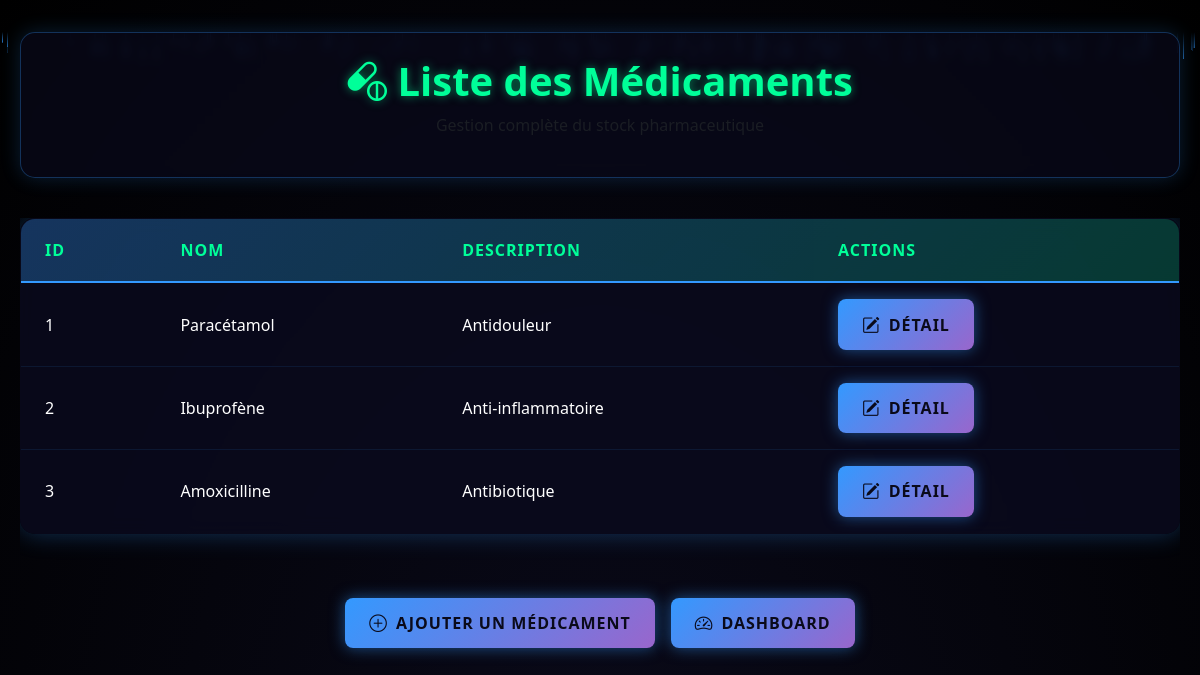
Page /controller/ListesController.php on the earlier database version.
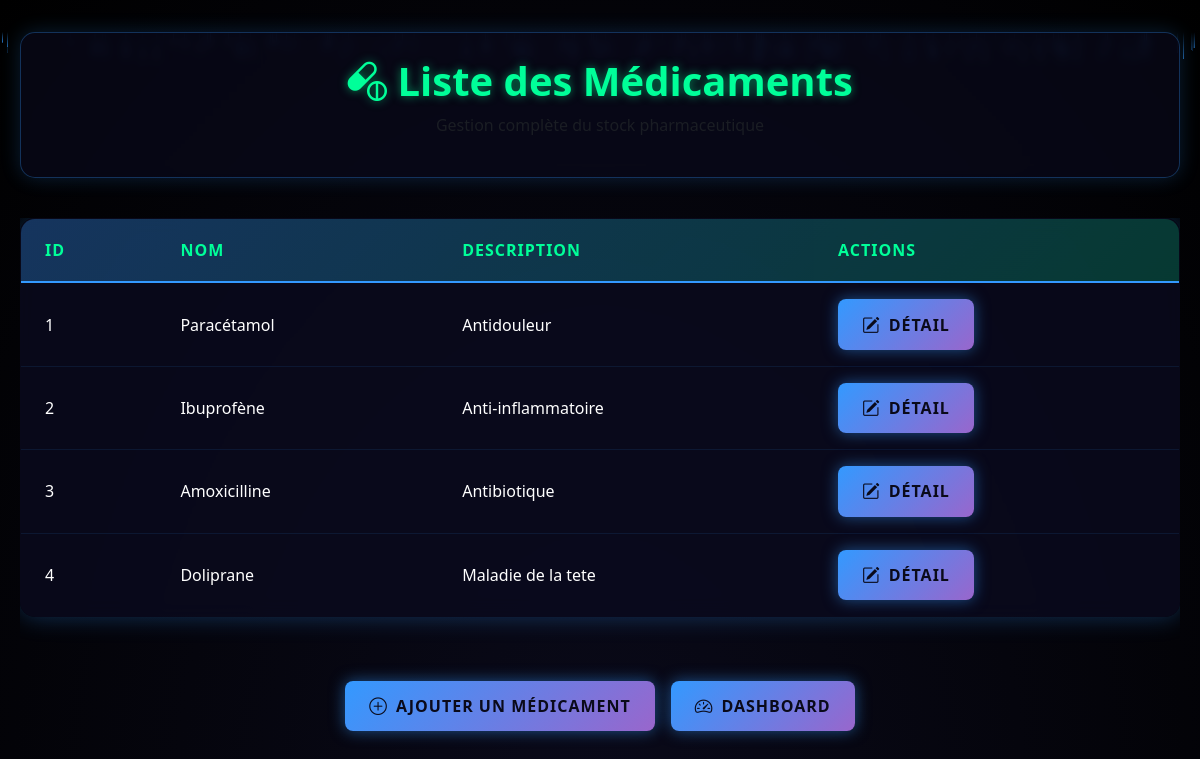
Same page on the later database version.
### tables this page shows
CREATE TABLE `medicaments` (
  `id` int(11) NOT NULL,
  `nom` varchar(100) NOT NULL,
  `description` text DEFAULT NULL
);

### controller/ListesController.php (called while the page is built, shortened)
<?php
require_once __DIR__.'/../model/Liste.php';
class ListesController {
    private $medicamentModel;
    public function __construct() {
        try {
            $db = new Database();
            $pdo = $db->getConnection();
            $this->medicamentModel = new Liste($pdo);
        } catch(Exception $e) {
            die("Erreur: " . $e->getMessage());
        }
    }
    public function showMedicaments() {
        try {
            $medicaments = $this->medicamentModel->getAllMedicaments();
            $viewData = [
                'medicaments' => $medicaments,
                'title' => 'Liste des Médicaments'
            ];
            extract($viewData);
            include __DIR__.'/../view/medocs.php';
            exit;
        } catch(Exception $e) {
            die("Erreur: " . $e->getMessage());
        }
    }
}
$controller = new ListesController();
$controller->showMedicaments();
?>

### model/Liste.php (called while the page is built, shortened)
<?php
class Liste {
    private $db;
    public function __construct($db) {
        $this->db = $db;
        $this->db->setAttribute(PDO::ATTR_ERRMODE, PDO::ERRMODE_EXCEPTION);
    }
    public function getAllMedicaments() {
        try {
            $query = "SELECT * FROM medicaments";
            $stmt = $this->db->prepare($query);
            $stmt->execute();
            $result = $stmt->fetchAll(PDO::FETCH_ASSOC);
            return $result;
        } catch(PDOException $e) {
            throw new Exception("Erreur de base de données: " . $e->getMessage());
        }
    }
}
?>

### view/medocs.php (the view, shortened to what this page needs)
<!DOCTYPE html>
<html lang="fr">
<head>
    <link href="https://cdn.jsdelivr.net/npm/bootstrap@5.3.0/dist/css/bootstrap.min.css" rel="stylesheet">
    <link rel="stylesheet" href="https://cdn.jsdelivr.net/npm/bootstrap-icons@1.10.0/font/bootstrap-icons.css">
    <link rel="stylesheet" href="https://cdnjs.cloudflare.com/ajax/libs/animate.css/4.1.1/animate.min.css">
</head>
<body>
    <div class="rain" id="rain"></div>
    <div class="main-container">
        <header class="page-header animate__animated animate__fadeIn">
            <h1><i class="bi bi-capsule-pill"></i> Liste des Médicaments</h1>
            <p class="text-muted">Gestion complète du stock pharmaceutique</p>
        </header>
        <div class="table-responsive">
            <table class="medicament-table">
                <thead>
                    <tr>
                        <th>ID</th>
                        <th>Nom</th>
                        <th>Description</th>
                        <th>Actions</th>
                    </tr>
                </thead>
                <tbody>
                    <?php if(!empty($medicaments)): ?>
                        <?php foreach ($medicaments as $medicament): ?>
                            <tr>
                                <td><?php echo htmlspecialchars($medicament['id'] ?? ''); ?></td>
                                <td><?php echo htmlspecialchars($medicament['nom'] ?? ''); ?></td>
                                <td><?php echo htmlspecialchars($medicament['description'] ?? ''); ?></td>
                                <td>
                                <form action="DetailMedicamentController.php" method="get">
                                    <button type="submit" class="btn-neon btn-sm">
                                        <i class="bi bi-pencil-square"></i> Détail
                                    </button>
                                </form>
                                </td>
                            </tr>
                        <?php endforeach; ?>
                    <?php else: ?>
                        <tr>
                            <td colspan="4" class="empty-message">Aucun médicament disponible</td>
                        </tr>
                    <?php endif; ?>
                </tbody>
            </table>
        </div>
        <div class="action-buttons">
            <form action="../view/add_medicament.php" method="post">
                <button class="btn-neon">
                    <i class="bi bi-plus-circle"></i> Ajouter un médicament
                </button>
            </form>
            <form action="../view/index.php" method="post">
                <button class="btn-neon">
                    <i class="bi bi-speedometer2"></i> Dashboard
                </button>
            </form>
        </div>
    </div>
</body>
</html>

### view/medocs.php (style rules this page uses)
:root { --pharma-blue: #3399ff; --pharma-green: #00ff99; --pharma-purple: #9966cc; --bg-dark: #0a0a1a; --text-light: #ffffff; --text-muted: rgba(255, 255, 255, 0.7); --transition-speed: 0.4s; }
body { min-height: 100vh; background: radial-gradient(ellipse at bottom, var(--bg-dark) 0%, #000000 100%); font-family: 'Segoe UI', Tahoma, Geneva, Verdana, sans-serif; color: var(--text-light); overflow-x: hidden; position: relative; padding-bottom: 2rem; }
.rain { position: fixed; width: 100%; height: 100%; z-index: 0; overflow: hidden; pointer-events: none; }
.main-container { position: relative; z-index: 1; max-width: 1200px; margin: 2rem auto; padding: 0 20px; animation: fadeIn 1s ease-out; }
.page-header { text-align: center; margin-bottom: 2.5rem; padding: 1.5rem; background: rgba(10, 10, 30, 0.6); border-radius: 15px; border: 1px solid rgba(51, 153, 255, 0.3); box-shadow: 0 0 20px rgba(51, 153, 255, 0.2); backdrop-filter: blur(5px); }
.page-header h1 { color: var(--pharma-green); font-weight: 600; text-shadow: 0 0 10px rgba(0, 255, 153, 0.5); margin-bottom: 0.5rem; }
.medicament-table { width: 100%; background: rgba(10, 10, 30, 0.8); border-radius: 15px; overflow: hidden; box-shadow: 0 0 25px rgba(51, 153, 255, 0.3); border: 1px solid rgba(51, 153, 255, 0.3); backdrop-filter: blur(10px); margin-bottom: 2rem; }
.medicament-table thead { background: linear-gradient(135deg, rgba(51, 153, 255, 0.3), rgba(0, 255, 153, 0.2)); border-bottom: 2px solid var(--pharma-blue); }
.medicament-table th { color: var(--pharma-green); font-weight: 600; padding: 1.2rem 1.5rem; text-transform: uppercase; letter-spacing: 1px; text-align: left; }
.medicament-table td { padding: 1rem 1.5rem; border-bottom: 1px solid rgba(51, 153, 255, 0.1); color: var(--text-light); vertical-align: middle; }
.medicament-table tbody tr { transition: all var(--transition-speed) ease; }
.medicament-table tbody tr:last-child td { border-bottom: none; }
.action-buttons { display: flex; justify-content: center; gap: 1rem; margin-top: 2rem; }
.btn-neon { background: linear-gradient(135deg, var(--pharma-blue), var(--pharma-purple)); border: none; color: var(--bg-dark); font-weight: 600; padding: 0.75rem 1.5rem; border-radius: 8px; transition: all var(--transition-speed) ease; position: relative; overflow: hidden; box-shadow: 0 0 15px rgba(51, 153, 255, 0.5); text-transform: uppercase; letter-spacing: 1px; display: inline-flex; align-items: center; gap: 0.5rem; }
.btn-neon i { font-size: 1.1rem; }

Differences in the rows shown:
added medicaments: id "4", nom "Doliprane", description "Maladie de la tete"
